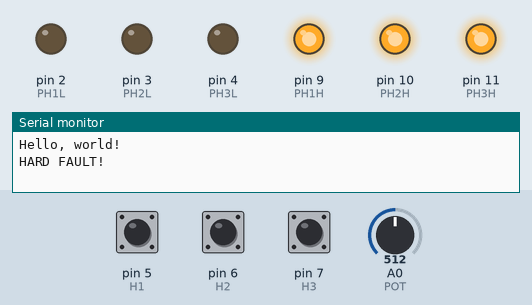
Bench run of a sketch on a simulated Arduino Uno, built with avr-gcc and run on an emulated ATmega328P. Shown: output pins drawn as LEDs (lit = HIGH), the last lines printed to the serial monitor. The inputs (shaded band) are chosen by the test bench; at power-on: pin 5 (H1) HIGH, pin 6 (H2) HIGH, pin 7 (H3) HIGH, A0 (POT) = 512.

Above: at 1.2 s.
1.3 s: pin 5 (H1) pulled LOW for 1 s
At 2.1 s:
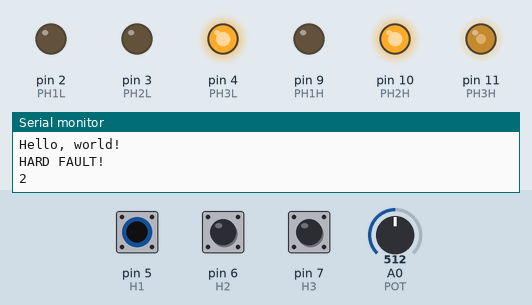
3.8 s: pin 6 (H2) pulled LOW for 0.15 s
At 3.87 s:
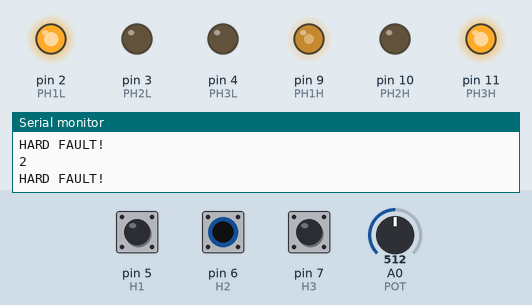
5.4 s: pin 7 (H3) pulled LOW for 0.15 s
At 5.47 s:
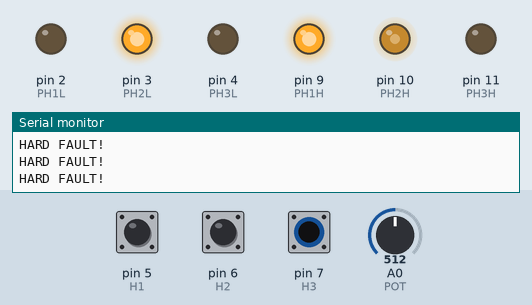
7.0 s: pin 5 (H1) pulled LOW for 0.15 s
At 7.6 s:
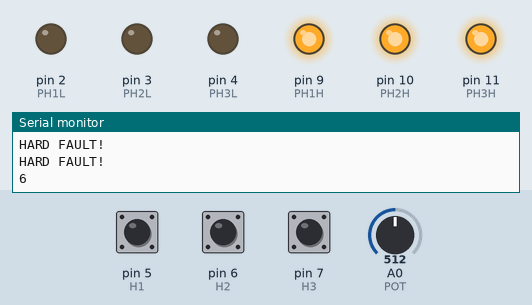
8.6 s: pin 5 (H1) pulled LOW for 3.2 s
At 9.4 s:
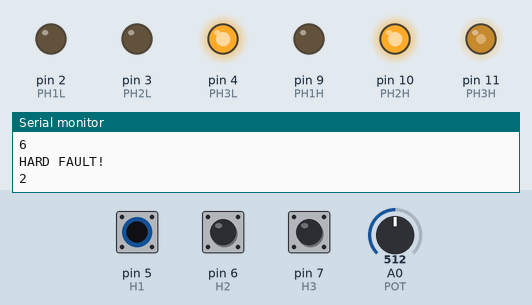
13.3 s: pin 6 (H2) pulled LOW for 1 s
At 14.9 s:
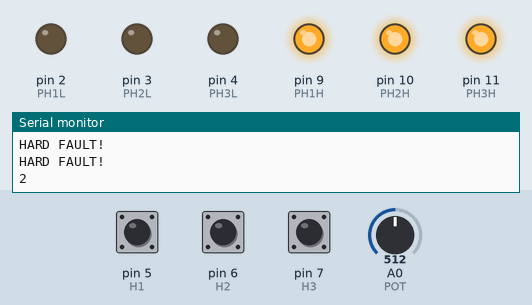
Timing chart, 0 to 16.4 s (numbered marks = the images above; inputs shaded):
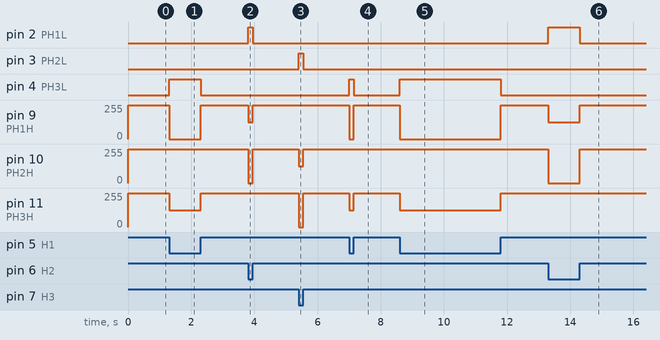

The sketch:

bldc-test.ino
```cpp
// HALLS
#define H1  5
#define H2  6
#define H3  7

// PHASES
#define PH1H 9
#define PH1L 2
#define PH2H 10
#define PH2L 3
#define PH3H 11
#define PH3L 4

// PHASE STATES
#define PH_H  1
#define PH_L  0
#define PH_Z  -1

#define POT A0

uint8_t DUTY = 0; // PWM DUTY

uint32_t bt_tmr; // BLUETOOH TIMER
uint32_t pulses; // PULSE COUNTER

bool hardFault = false;

bool halls[3]; // HALL STATES
bool old_halls[3]; // OLD HALL STATES

void setup() {
  // PIN CONFIGURATION
  pinMode(H1, INPUT_PULLUP);
  pinMode(H2, INPUT_PULLUP);
  pinMode(H3, INPUT_PULLUP);

  pinMode(PH1H, OUTPUT);
  pinMode(PH1L, OUTPUT);
  pinMode(PH2H, OUTPUT);
  pinMode(PH2L, OUTPUT);
  pinMode(PH3H, OUTPUT);
  pinMode(PH3L, OUTPUT);

  pinMode(A0, INPUT);

  // PWM FREQUENCY
  TCCR1A = 0b00000001;
  TCCR1B = 0b00000001;
  TCCR2B = 0b00000001;
  TCCR2A = 0b00000001;

  // DISABLE ALL PHASES
  setPhases(PH_Z, PH_Z, PH_Z);

  // SAY HELLO
  Serial.begin(9600);
  Serial.println("Hello, world!");

  // RESET TIMERS
  bt_tmr = millis();
}

void loop() {
  // RESET STATES
  hardFault = false;

  // COPY HALL VALUES
  old_halls[0] = halls[0];
  old_halls[1] = halls[1];
  old_halls[2] = halls[2];

  // UPDATE HALLS
  updHalls();

  // UPDATE POT
  updPot();

  // COUNT PULSES
  if(old_halls[0] != halls[0] || old_halls[1] != halls[1] || old_halls[2] != halls[2]){
    pulses++;
  }

  // SET CORRECT CONFIG
  if(!halls[0] && !halls[1] && halls[2]){
    setPhases(PH_Z, PH_L, PH_H);
  }else if(halls[0] && !halls[1] && halls[2]){
    setPhases(PH_H, PH_L, PH_Z);
  }else if(halls[0] && !halls[1] && !halls[2]){
    setPhases(PH_H, PH_Z, PH_L);
  }else if(halls[0] && halls[1] && !halls[2]){
    setPhases(PH_Z, PH_H, PH_L);
  }else if(!halls[0] && halls[1] && !halls[2]){
    setPhases(PH_L, PH_H, PH_Z);
  }else if(!halls[0] && halls[1] && halls[2]){
    setPhases(PH_L, PH_Z, PH_H);
  }else{ // UNEXPECTED VALUE
    setPhases(PH_Z, PH_Z, PH_Z); // DISABLE PHASES
    hardFault = true;
  }

  // SEND DATA
  if(millis() - bt_tmr > 1000){
    if(hardFault){
      Serial.println("HARD FAULT!");
    }else{
      Serial.println(pulses);
      pulses = 0;
    }
    bt_tmr = millis();
  }
}

void setPhases(int8_t PH1, int8_t PH2, int8_t PH3){
  // PHASE 1
  if (PH1 != -1){
    // SET VALUE
    //digitalWrite(PH1H, PH1);
    analogWrite(PH1H, DUTY*PH1);
    digitalWrite(PH1L, PH1);
  }else{
    // DISABLE
    //digitalWrite(PH1H, HIGH);
    analogWrite(PH1H, 255);
    digitalWrite(PH1L, LOW);
  }

  if (PH2 != -1){
    //digitalWrite(PH1H, PH2);
    analogWrite(PH2H, DUTY*PH2);
    digitalWrite(PH2L, PH2);
  }else{
    //digitalWrite(PH2H, HIGH);
    analogWrite(PH2H, 255);
    digitalWrite(PH2L, LOW);
  }

  if (PH3 != -1){
    //digitalWrite(PH3H, PH3);
    analogWrite(PH3H, DUTY*PH3);
    digitalWrite(PH3L, PH3);
  }else{
    //digitalWrite(PH3H, HIGH);
    analogWrite(PH3H, 255);
    digitalWrite(PH3L, LOW);
  }
}

void updHalls(){
  // SAVE HALLS VALUES
  halls[0] = digitalRead(H1);
  halls[1] = digitalRead(H2);
  halls[2] = digitalRead(H3);
}

void updPot(){
  uint16_t val = analogRead(POT);
  DUTY = map(val, 0, 1023, 0, 255);
}
```

Measured:
- after the input at 1.3 s, pin 4 (PH3L): LOW → HIGH at once, → LOW 1.0 s later; pin 9 (PH1H): 255/255 → 0/255 at once, → 255/255 1.0 s later; pin 11 (PH3H): 255/255 → 127/255 at once, → 255/255 1.0 s later
- after the input at 3.8 s, pin 2 (PH1L): LOW → HIGH at once, → LOW 0.15 s later; pin 9 (PH1H): 255/255 → 127/255 at once, → 255/255 0.15 s later; pin 10 (PH2H): 255/255 → 0/255 at once, → 255/255 0.15 s later
- after the input at 5.4 s, pin 3 (PH2L): LOW → HIGH at once, → LOW 0.15 s later; pin 10 (PH2H): 255/255 → 127/255 at once, → 255/255 0.15 s later; pin 11 (PH3H): 255/255 → 0/255 at once, → 255/255 0.15 s later
- after the input at 7.0 s, pin 4 (PH3L): LOW → HIGH at once, → LOW 0.15 s later; pin 9 (PH1H): 255/255 → 0/255 at once, → 255/255 0.15 s later; pin 11 (PH3H): 255/255 → 127/255 at once, → 255/255 0.15 s later
- after the input at 8.6 s, pin 4 (PH3L): LOW → HIGH at once, → LOW 3.2 s later; pin 9 (PH1H): 255/255 → 0/255 at once, → 255/255 3.2 s later; pin 11 (PH3H): 255/255 → 127/255 at once, → 255/255 3.2 s later
- after the input at 13.3 s, pin 2 (PH1L): LOW → HIGH at once, → LOW 1.0 s later; pin 9 (PH1H): 255/255 → 127/255 at once, → 255/255 1.0 s later; pin 10 (PH2H): 255/255 → 0/255 at once, → 255/255 1.0 s later
